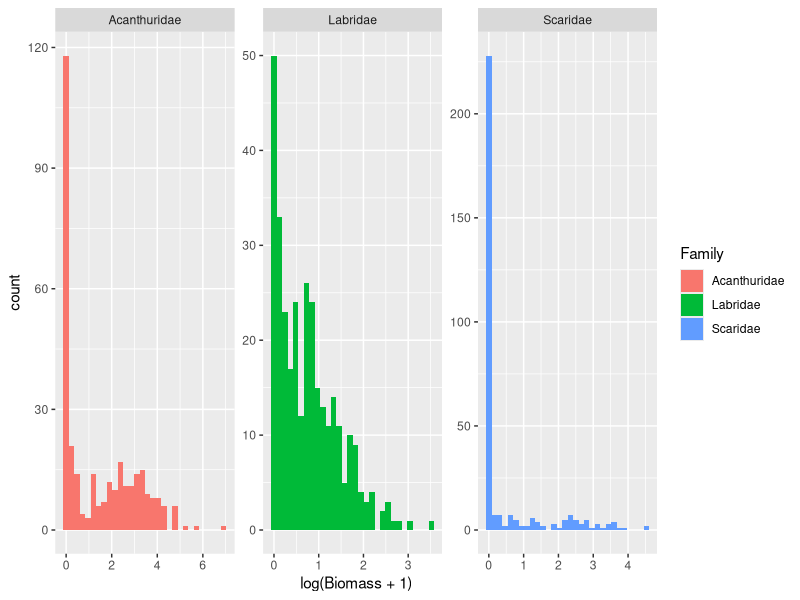
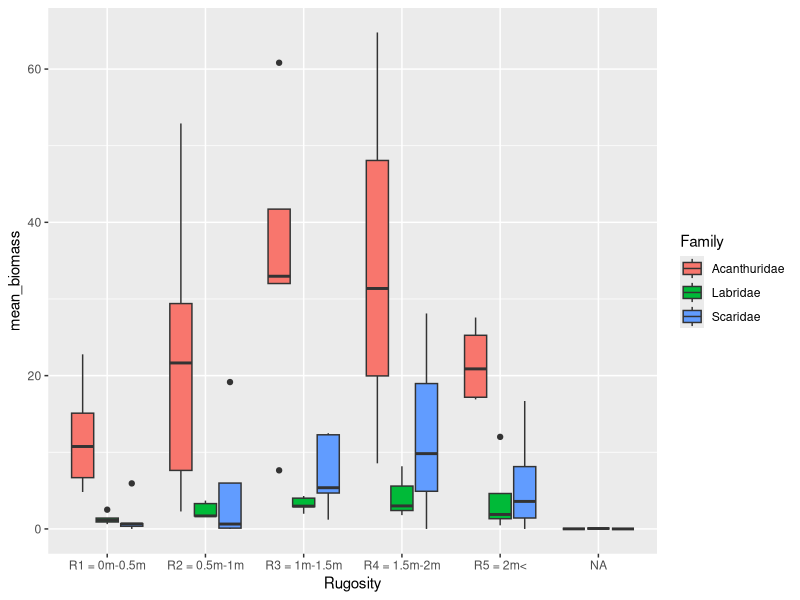

Reproduce these figures in R, in order.
library(dplyr)
library(tidyr)
library(here)
library(tidyverse)

# read in fish data
mbay_fish <- read.csv(here("data","Mbay_fish.csv"))
head(mbay_fish)

# check the sample sizes
mbay_fish %>% distinct(Site, SurveyID) %>% group_by(Site) %>% tally()

# format the species filters
mbay_fish$bio_line_gm2[mbay_fish$use4biomass==0] <- 0 #dont include these species in biomass estimates
spp.ferl <- read.csv(here("data","spp_ferl.csv")) #read in a species table to link to Family
mbay_fish <- mbay_fish %>% left_join(spp.ferl %>% select(Taxon,Family,Consumer)) #add a column for Family to the dataset and link it (join) using Taxon

# calculate the sum by Family biomass per transect, including zeros

fish_sum_0 <- mbay_fish %>% 
  group_by(Site,Year,SurveyID,Habitat_Category,Rugosity,Depth,Family) %>% 
  summarise("biomass"=sum(bio_line_gm2)) %>% ungroup() %>% #sum the biomass for every family and every transect
  pivot_wider(names_from = Family,values_from = biomass,values_fill = 0) %>% #pivot so that each family becomes a column and fill in zeros
  select(Site,Year,SurveyID,Habitat_Category,Rugosity,Depth,Acanthuridae, Labridae, Scaridae) %>% 
pivot_longer(cols = c(Acanthuridae, Labridae, Scaridae), #pivot to longer so you can plot easier
               names_to = "Family",
               values_to = "Biomass") %>% 
  ungroup()
 
# site summary for habitat
  site_sum_hab <- fish_sum_0 %>% 
   group_by(Site,Year, Habitat_Category, Family) %>% 
summarise(mean_biomass = mean(Biomass, na.rm=TRUE),
          sd_biomass = sd(Biomass, na.rm = TRUE)) %>% 
  ungroup()
  
  #site summary for rugosity
  site_sum_rug <- fish_sum_0 %>% 
    group_by(Site,Year, Rugosity, Family) %>% 
    summarise(mean_biomass = mean(Biomass, na.rm=TRUE),
              sd_biomass = sd(Biomass, na.rm = TRUE)) %>% 
    ungroup()
 
   #make a test plot
 fish_sum_0 %>%  
 ggplot(aes(x = log(Biomass+1), fill = Family)) +
  geom_histogram()+
   facet_wrap(~Family, scale = "free")

 site_sum_rug %>%  
   ggplot(aes(x = Rugosity, y = mean_biomass, fill = Family)) +
   geom_boxplot()
 
 